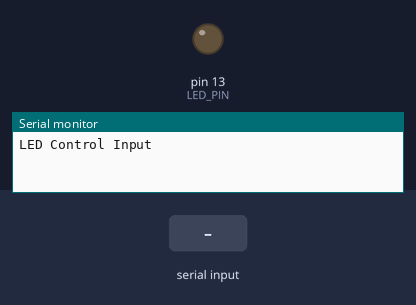
Simulated run of this sketch. Board: Arduino Uno, built with avr-gcc and run on an emulated ATmega328P. Parts: output pins drawn as LEDs (lit = HIGH), the last lines printed to the serial monitor. The test bench sets the inputs (shaded band).

Above: at 1.2 s.
1.3 s: "on" received over Serial
At 2.7 s:
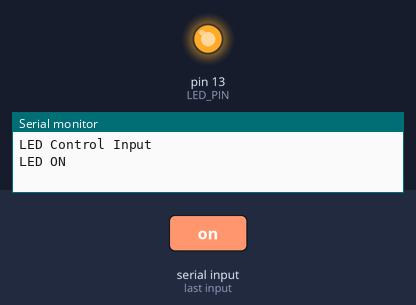
3.8 s: "off" received over Serial
At 5.8 s:
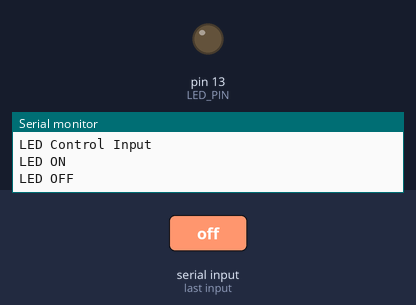
Timing chart, 0 to 7.3 s (numbered marks = the images above; inputs shaded):
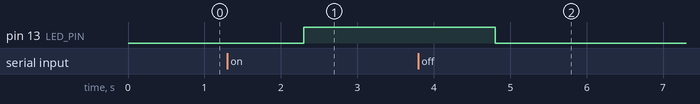

The sketch:

week4_study3.ino
```cpp
#define LED_PIN LED_BUILTIN
String reading;


void setup() {
  Serial.begin(9600);
  Serial.println("LED Control Input");
  pinMode(LED_PIN, OUTPUT);
}

void loop() {

    reading = Serial.readString();

    if(reading == "on") {

      digitalWrite(LED_PIN, HIGH);
      Serial.println("LED ON");

    }else if(reading == "off") {

      digitalWrite(LED_PIN, LOW);
      Serial.println("LED OFF");

    }

}
```

Measured:
- after the input at 1.3 s, pin 13 (LED_PIN): LOW → HIGH after 1.0 s
- after the input at 3.8 s, pin 13 (LED_PIN): HIGH → LOW after 1.0 s
